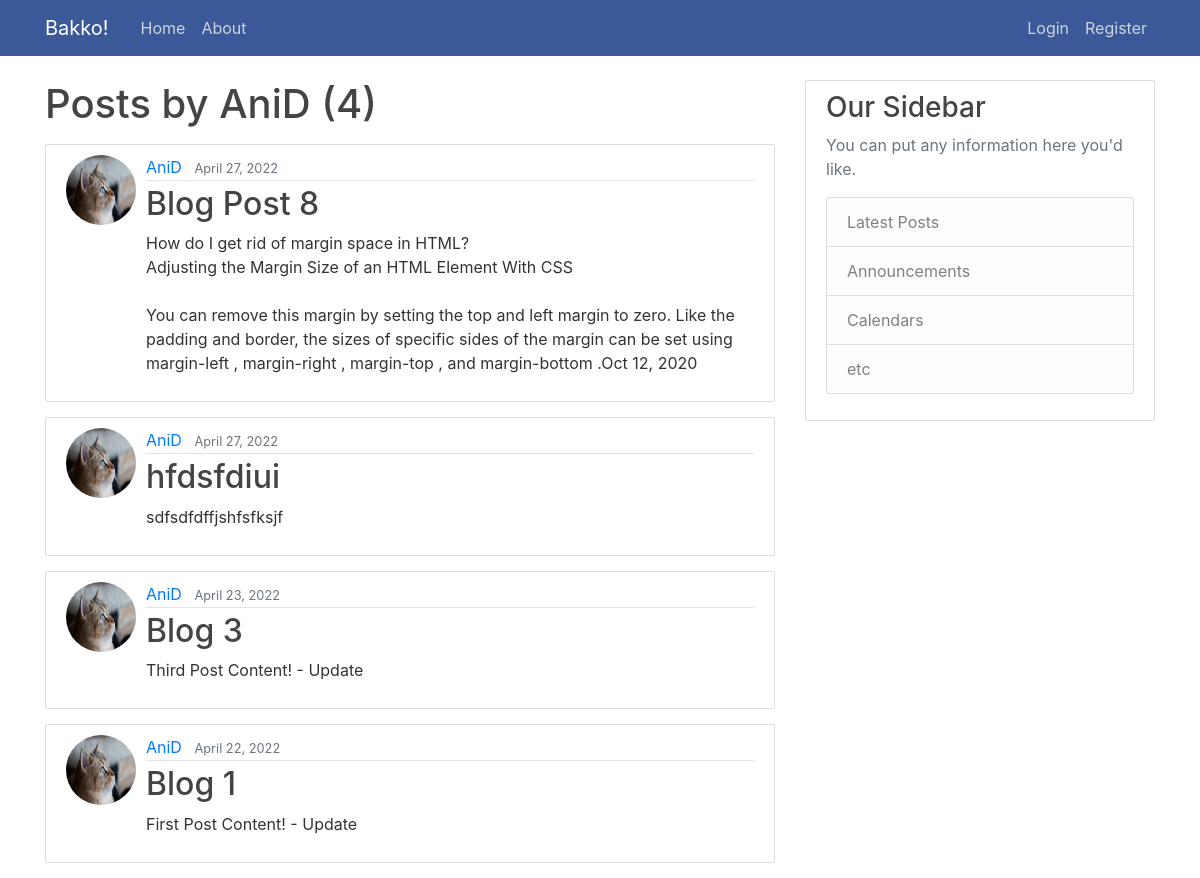
/user/AniD, run on the app's committed database.
### blog/models.py (models this page shows, shortened)
class Post(models.Model):
    title = models.CharField(max_length=100)
    content = models.TextField()
    date_posted = models.DateTimeField(default=timezone.now)
    author = models.ForeignKey(User, on_delete=models.CASCADE)

### users/models.py (models this page shows, shortened)
class Profile(models.Model):
    user = models.OneToOneField(User, on_delete=models.CASCADE)
    image = models.ImageField(default='default.jpg', upload_to='profile_pics')

### blog/views.py (the view)
# urls.py: path('user/<str:username>', UserPostListView.as_view(), name='user-posts'),
class UserPostListView(ListView):
    model = Post
    template_name = 'blog/user_posts.html'  # <app>/<model>_<viewtype>.html
    context_object_name = 'posts'
    paginate_by = 5
    def get_queryset(self):
        user = get_object_or_404(User, username=self.kwargs.get('username'))
        return Post.objects.filter(author=user).order_by('-date_posted')

### blog/templates/blog/user_posts.html (shortened to what this page needs)
{% extends "blog/base.html" %}
{% block content %}
    <h1 class="mb-3">Posts by {{ view.kwargs.username }} ({{ page_obj.paginator.count }})</h1>
    {% for post in posts %}
        <article class="media content-section">
          <img class="rounded-circle article-img" src="{{ post.author.profile.image.url }}">
          <div class="media-body">
            <div class="article-metadata">
              <a class="mr-2" href="{% url 'user-posts' post.author.username %}">{{ post.author }}</a>
              <small class="text-muted">{{ post.date_posted|date:"F d, Y" }}</small>
            </div>
            <h2><a class="article-title" href="{% url 'post-detail' post.id %}">{{ post.title }}</a></h2>
            <p class="article-content">{{ post.content }}</p>
          </div>
        </article>
    {% endfor %}
{% endblock content %}

### blog/static/blog/main.css (style rules this page uses)
body { background: #ffffff; color: #333333; margin-top: 5rem; }
h1, h2, h3, h4, h5, h6 { color: #444444; }
.content-section { background: #ffffff; padding: 10px 20px; border: 1px solid #dddddd; border-radius: 2px; margin-bottom: 15px; }
.article-title { color: #444444; }
.article-content { white-space: pre-line; }
.article-img { height: 70px; width: 70px; margin-right: 10px; }
.article-metadata { padding-bottom: 1px; margin-bottom: 4px; border-bottom: 1px solid #e3e3e3 }

### data on the page
Post: author.profile.image (picture), author "AniD", date_posted "April 27, 2022", title "Blog Post 8", content "How do I get rid of margin space in HTML? Adjusting the Margin Size of an HTML Element With CSS You can remove this margin by setting the top and left margin to zero. Like the padding and border, the sizes of specific sides of the margin can be set using margin-left , margin-right , margin-top , and margin-bottom .Oct 12, 2020"
Post: author.profile.image (picture), author "AniD", date_posted "April 27, 2022", title "hfdsfdiui", content "sdfsdfdffjshfsfksjf"
Post: author.profile.image (picture), author "AniD", date_posted "April 23, 2022", title "Blog 3", content "Third Post Content! - Update"
Post: author.profile.image (picture), author "AniD", date_posted "April 22, 2022", title "Blog 1", content "First Post Content! - Update"

### other printed values
{{ view.kwargs.username }} "AniD"
{{ page_obj.paginator.count }} "4"
